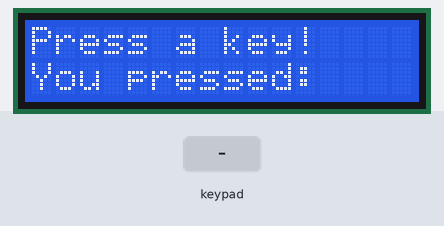
A sketch run on a simulated Arduino Uno, built with avr-gcc and run on an emulated ATmega328P. Parts: 16×2 character LCD. The inputs (shaded band) are chosen by the test bench.

Above: at 1.2 s.
1.3 s: keypad keys 9 2 3 4 # pressed 0.4 s apart
At 4.0 s:
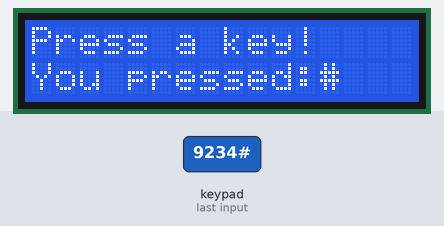
4.8 s: key '*' pressed
At 5.4 s:
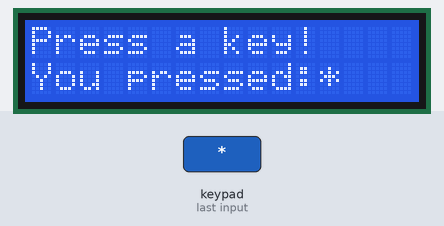
6.3 s: key '1' pressed
At 6.6 s:
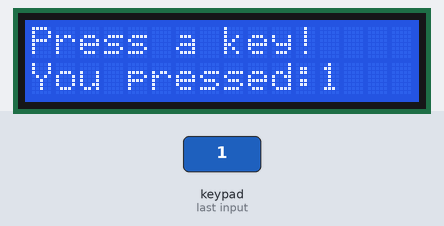
7.8 s: keypad keys 6 7 8 pressed 0.4 s apart
At 9.6 s:
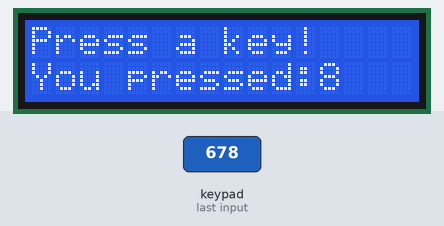
10.5 s: key '#' pressed
At 11.0 s:
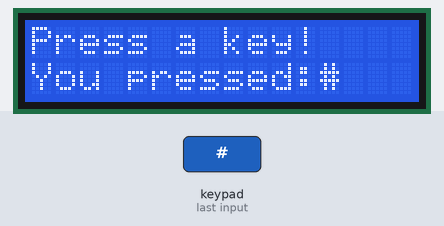
12.0 s: key '2' pressed
At 13.2 s:
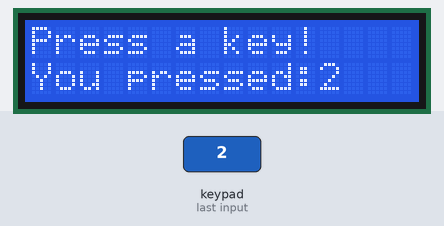
Timing chart, 0 to 14.5 s (numbered marks = the images above; inputs shaded):
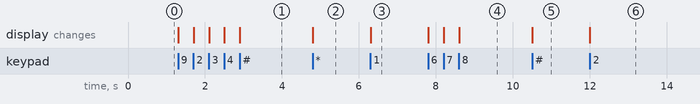

Measured:
- after the input at 1.3 s, the display: first changes at once (image 1 shows a later state)
- after the input at 4.8 s, the display: changes at once (image 2)
- after the input at 6.3 s, the display: changes at once (image 3)
- after the input at 7.8 s, the display: first changes at once (image 4 shows a later state)
- after the input at 10.5 s, the display: changes at once (image 5)
- after the input at 12.0 s, the display: changes at once (image 6)

The sketch:

_0670_-_Membrane_Keypad_8-wire.ino
```cpp
/*  Membrane 4x4 keypad with 8-wire connection
 *
 * This sketch shows you how to use the 4x4 membrane
 * keypad with an 8-wire connection. When a key is pressed
 * on the keypad, it is shown on a 16x2 LCD display
 * using the I2C backpack adaptor.
 *
 *
 *
 * Components
 * ----------
 *  - Arduino Uno
 *  - An I2C to LCD backpack adaptor
 *  - A 4x4 membrane keypad
 *  - Jumper wires
 *  - Breadboard
 *
 *  Libraries
 *  ---------
 *  - LCD
 *  - LiquidCrystal_I2C
 *  - Keypad
 *
 * Connections
 * -----------
 *  I2C backpack  |    Arduino Uno
 *  -----------------------------
 *      GND       |      GND
 *      Vcc       |      5V
 *      SDA       |      SDA or A4
 *      SCL       |      SCL or A5
 *
 *
 * Other information
 * -----------------
 *  For information on the LiquidCrystal library: https://github.com/marcoschwartz/LiquidCrystal_I2C
 *  For information on the Keypad library: http://playground.arduino.cc/Code/Keypad
 *
 *  Created on March 25 2017 by Peter Dalmaris
 *
 */

#include <LiquidCrystal_I2C.h>
#include <Keypad.h>

LiquidCrystal_I2C lcd(0x27,16,2);

/*  Use this keyboard layout for the flexible keypad */
//const byte ROWS = 4; //four rows
//const byte COLS = 4; //four columns
////define the cymbols on the buttons of the keypads
//char hexaKeys[ROWS][COLS] = {
//  {'1','2','3','A'},
//  {'4','5','6','B'},
//  {'7','8','9','C'},
//  {'*','0','#','D'}
//};

//byte rowPins[ROWS] = {6, 7, 8, 9}; //connect to the row pinouts of the keypad
//byte colPins[COLS] = {2, 3, 4, 5}; //connect to the column pinouts of the keypad
/* ------------------------------ */

/*  Use this keyboard layout for the phonepad */
const byte ROWS = 4; //four rows
const byte COLS = 3; //four columns

char hexaKeys[ROWS][COLS] = {
  {'1','2','3'},
  {'4','5','6'},
  {'7','8','9'},
  {'*','0','#'}
};

byte rowPins[ROWS] = {9, 2, 3, 4}; //connect to the row pinouts of the keypad
byte colPins[COLS] = {6, 7, 8}; //connect to the column pinouts of the keypad
/* ------------------------------ */

//initialize an instance of class NewKeypad
Keypad customKeypad = Keypad( makeKeymap(hexaKeys), rowPins, colPins, ROWS, COLS);

void setup()
{
    lcd.init();
    lcd.backlight();
    lcd.setCursor(0, 0);
    lcd.print("Press a key!");
    lcd.setCursor(0, 1);
    lcd.print("You pressed: ");
}
void loop()
{
  char customKey = customKeypad.getKey();

  if (customKey != NO_KEY){
    lcd.setCursor(12, 1);
    lcd.print(customKey);
  }

}
```
